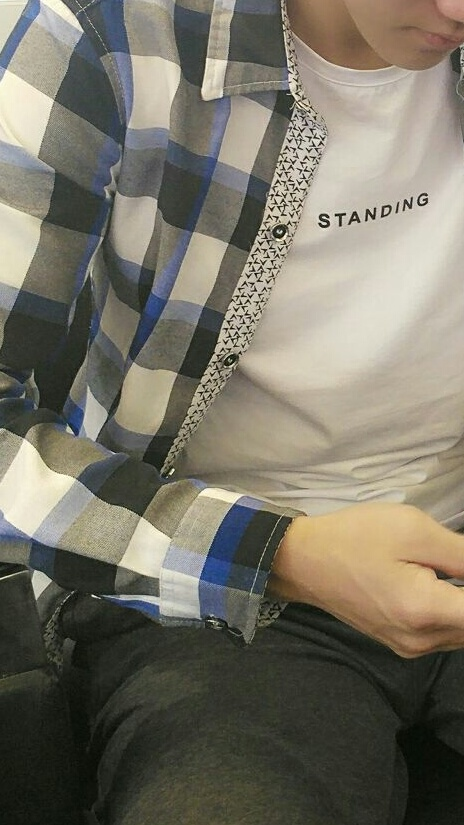
#> input picture imgs/image_forTest.jpg, 464 x 825 px, found by its file name
$ python zhiFangtu.py
#> lines starting #> are read from the running program, lines starting #| are printed output that depends on the picture
 # -*- coding: utf-8 -*-
from PIL import Image
from pylab import *

# 添加中文字体支持
from matplotlib.font_manager import FontProperties
font = FontProperties(fname=r"c:\windows\fonts\SimSun.ttc", size=14)
im = array(Image.open('./data/image_forTest.jpg').convert('L'))  # 打开图像，并转成灰度图像
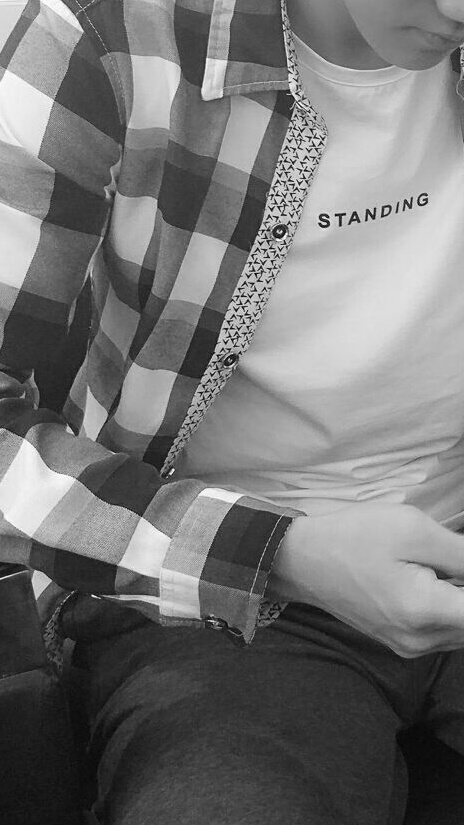
#> im: shape (825, 464); min 1, max 254, mean 115.8

figure()
subplot(121)
gray()
contour(im, origin='image')
axis('equal')
axis('off')
title(u'图像轮廓', fontproperties=font)

subplot(122)
hist(im.flatten(), 128)
title(u'图像直方图', fontproperties=font)
plt.xlim([0,260])
plt.ylim([0,11000])

show()
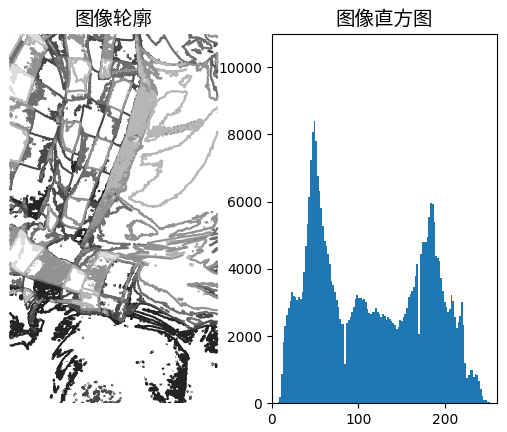
#> figure drawn by matplotlib, 2 panels; panel 2: tallest bar 8396 high, from x = 48.44 to 50.41
